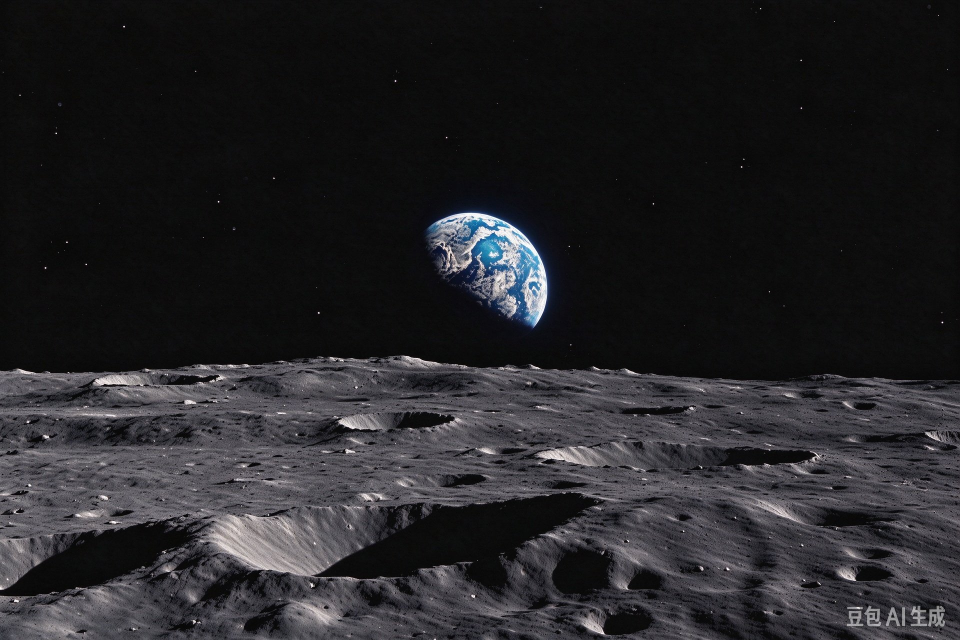
#> input picture 素材/ref_月面地球_1920x1280.jpg, 1920 x 1280 px (shown at 1/2 size)
$ python make_base_final.py
#> lines starting #> are read from the running program, lines starting #| are printed output that depends on the picture; after the words box and inside, x2 and y2 are one past the last pixel; in counts of white or black regions, pixels touching at a corner belong together
import os

import numpy as np
from PIL import Image, ImageDraw, ImageFilter

REF = os.path.join(os.path.dirname(os.path.abspath(__file__)),
                     "素材", "ref_月面地球_1920x1280.jpg")
if not os.path.exists(REF):   # 兜底：原始附件路径
    REF = r"C:\Users\34684\.dsh\attachments\v1\objects\fb\fb268ef67fda3d795201cacf9c4ddd4590ed133420fd924380a477000e9bb454"
OUT = r"E:\DeskTop\地球\素材\moon_base.png"
os.makedirs(os.path.dirname(OUT), exist_ok=True)

im = Image.open(REF).convert("RGB")
#> im is the input picture: PIL image 1920x1280 RGB; mean R, G, B 37.6, 37.1, 39.8
A = np.asarray(im).astype(np.float32)
H, W = A.shape[:2]
#> H = 1280; W = 1920

# ① 擦掉原地球（含辉光）
x0, y0, x1, y1 = 466 - 45, 425 - 45, 1094 + 45, 639 + 45
w, h = x1 - x0, y1 - y0
sx = max(0, x0 - w - 40)
sw = min(w, W - sx)
#> sw = 718
patch = A[y0:y1, sx:sx + sw]
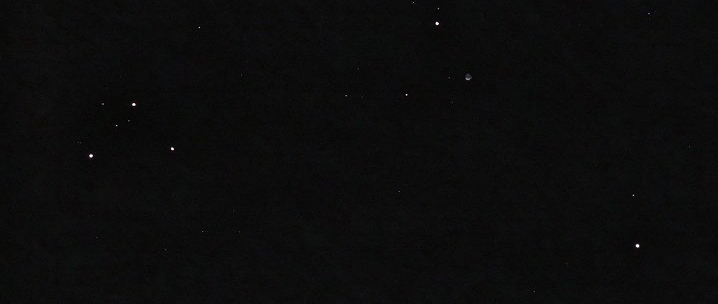
#> patch: shape (304, 718, 3) float32; mean R, G, B 11.9, 12, 12
if sw < w:                        # 不够宽就用镜像补齐
    patch = np.pad(patch, ((0, 0), (0, w - sw), (0, 0)), mode="reflect")
patch = patch[:, :w].copy()

ringL = A[y0:y1, max(0, x0 - 30):x0].reshape(-1, 3)
ringR = A[y0:y1, x1:min(W, x1 + 30)].reshape(-1, 3)
ring = np.concatenate([ringL, ringR], axis=0)
pm, ps = patch.reshape(-1, 3).mean(0), patch.reshape(-1, 3).std(0) + 1e-6
#> pm = [11.94, 11.98, 12.01]; ps = [3.66, 3.59, 3.72]
rm, rs = ring.mean(0), ring.std(0) + 1e-6
#> rm = [11.85, 11.87, 12.57]; rs = [3.34, 3.31, 3.59]
A[y0:y1, x0:x1] = np.clip((patch - pm) / ps * rs + rm, 0, 255)

base = Image.fromarray(A.astype(np.uint8))
pad = 18
box = (x0 - pad, y0 - pad, x1 + pad, y1 + pad)
soft = base.filter(ImageFilter.GaussianBlur(2.5))
m = Image.new("L", (box[2] - box[0], box[3] - box[1]), 255)
#> m: PIL image 754x340 L; every value is 255
d = ImageDraw.Draw(m)
d.rectangle((pad, pad, pad + w, pad + h), fill=0)
m = m.filter(ImageFilter.GaussianBlur(pad / 2))
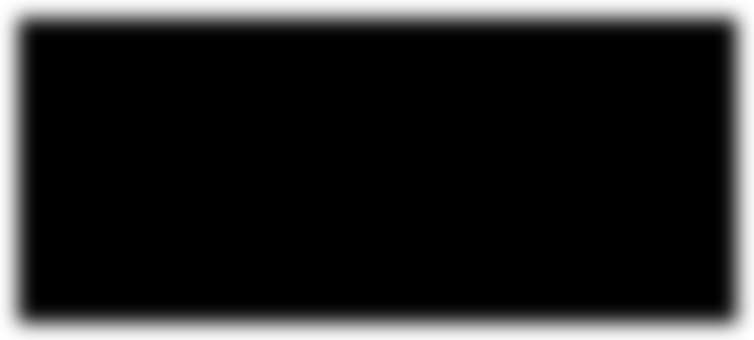
#> m: PIL image 754x340 L; min 0, max 255, mean 37
base.paste(soft.crop(box), (box[0], box[1]), m)

# ② 裁掉底部 6%（水印带），再缩回原尺寸
cut = int(H * 0.94)
#> cut = 1203
base = base.crop((0, 0, W, cut)).resize((W, H), Image.LANCZOS)
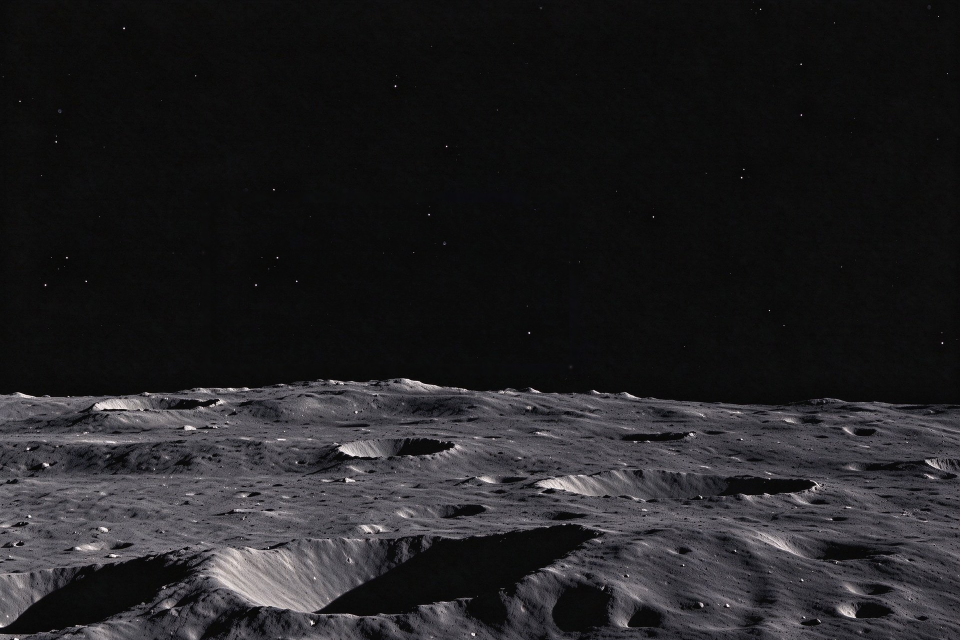
#> base: PIL image 1920x1280 RGB (shown at 1/2 size); mean R, G, B 34.1, 33.2, 35.4

base.save(OUT)
print("底图已生成：", OUT, base.size)
#| 底图已生成： E:\DeskTop\地球\素材\moon_base.png (1920, 1280)

$ run again, with 素材/moon_base_mirror.png saved as 素材/ref_月面地球_1920x1280.jpg
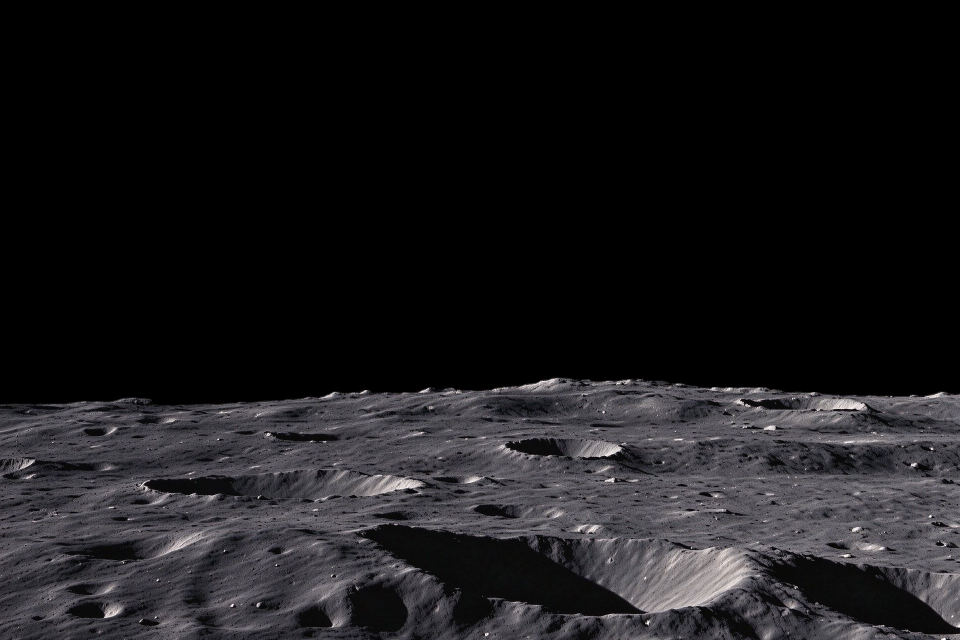
#> input picture 素材/moon_base_mirror.png, 1920 x 1280 px (shown at 1/2 size)
#> im is the input picture: PIL image 1920x1280 RGB; mean R, G, B 26.8, 26, 28
#> patch: shape (304, 718, 3) float32; values 0 (black) and 1 (white), 0.01% white in thin lines or dots, all inside (x1, y1, x2, y2) = (23, 11, 674, 301)
#> pm = [8.7e-05, 8.7e-05, 8.7e-05]; ps = [0.00933, 0.00933, 0.00933]
#> rm = [0.00011, 0.00011, 0.00011]; rs = [0.0105, 0.0105, 0.0105]
#> `base = base.crop((0, 0, W, cut)).resize((W, H), Image.LANCZOS)`:
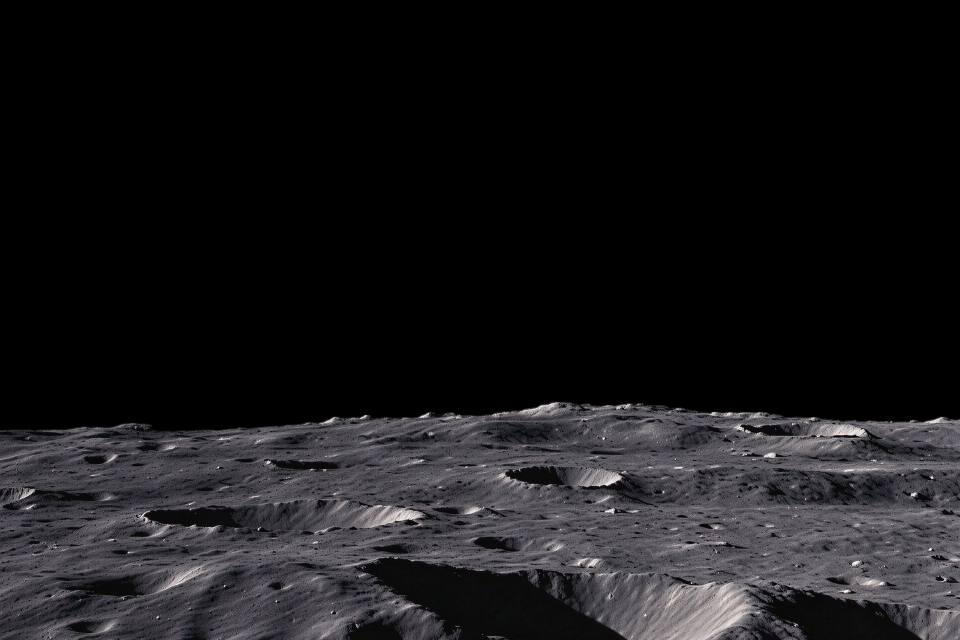
#> base: PIL image 1920x1280 RGB (shown at 1/2 size); mean R, G, B 25.1, 24.3, 26.2
#| 底图已生成： E:\DeskTop\地球\素材\moon_base.png (1920, 1280)

$ run again, with 素材/moon_base_中影.png saved as 素材/ref_月面地球_1920x1280.jpg
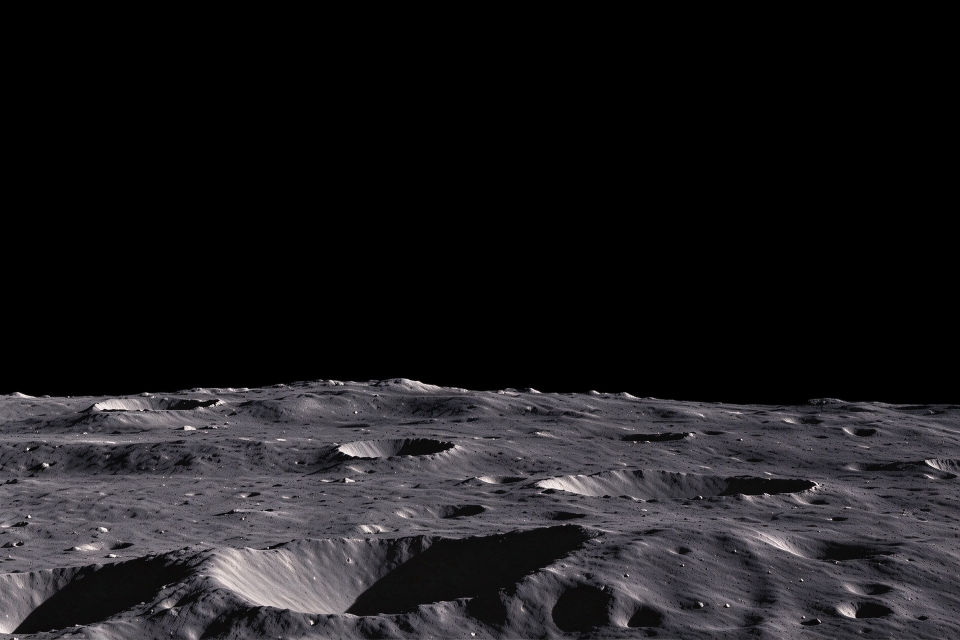
#> input picture 素材/moon_base_中影.png, 1920 x 1280 px (shown at 1/2 size)
#> im is the input picture: PIL image 1920x1280 RGB; mean R, G, B 28.5, 27.3, 29.6
#> patch: shape (304, 718, 3) float32; every value is 0
#> pm = [0, 0, 0]; ps = [1e-06, 1e-06, 1e-06]
#> rm = [0, 0, 0]; rs = [1e-06, 1e-06, 1e-06]
#> `base = base.crop((0, 0, W, cut)).resize((W, H), Image.LANCZOS)`:
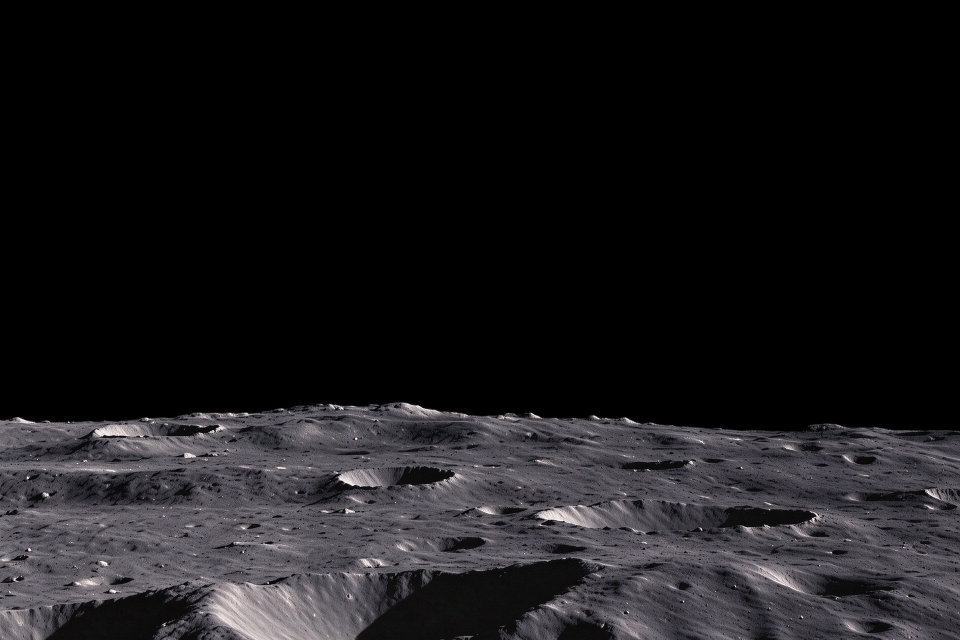
#> base: PIL image 1920x1280 RGB (shown at 1/2 size); mean R, G, B 26.4, 25.3, 27.4
#| 底图已生成： E:\DeskTop\地球\素材\moon_base.png (1920, 1280)
